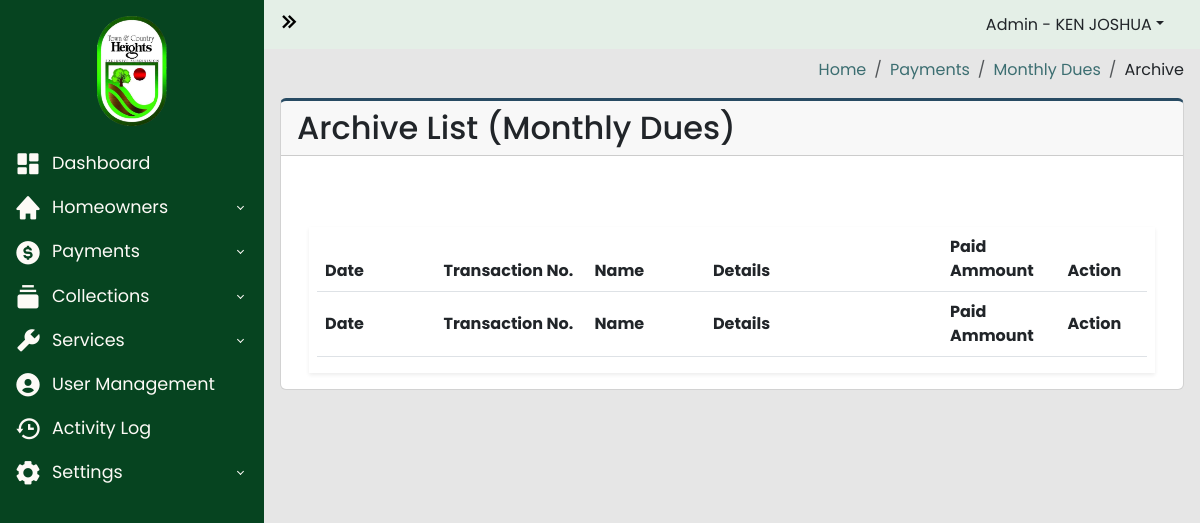
Before: /archive/archive_list_monthly_dues.php (signed in) with the older database file.
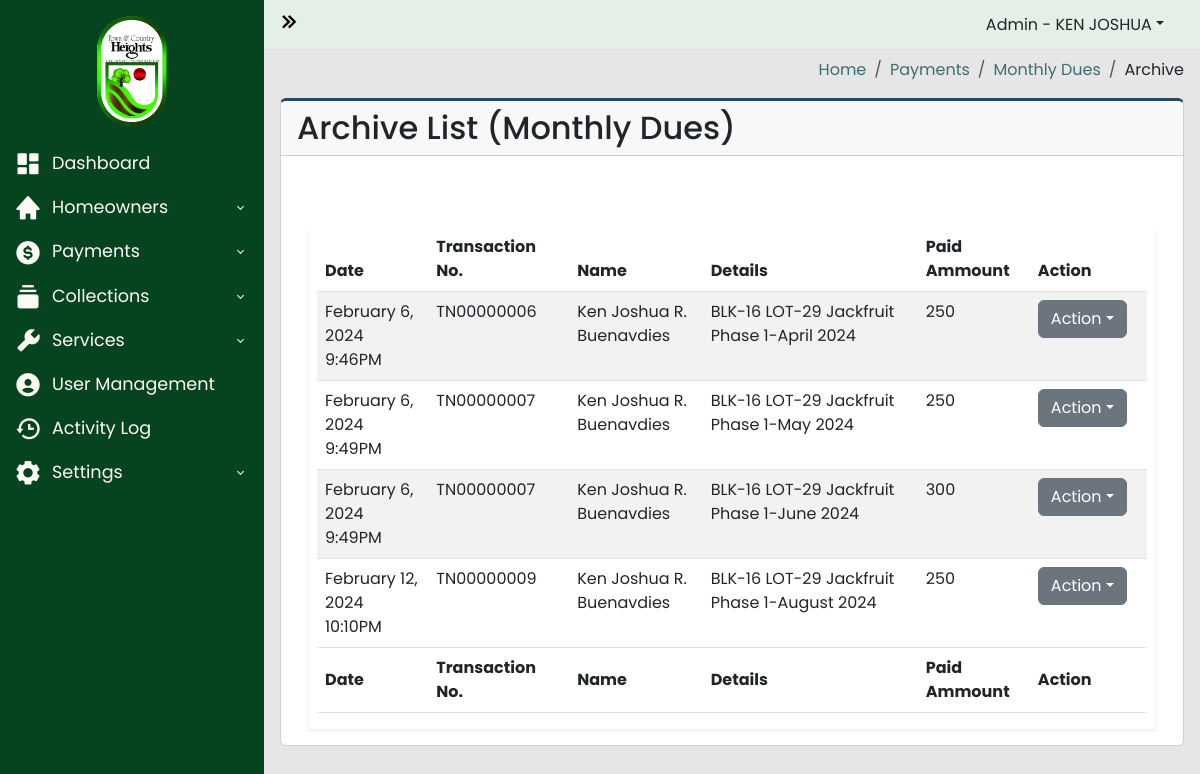
After: the same page with the newer database file.
### tables this page shows
CREATE TABLE `payments_list` (
  `id` int(100) NOT NULL,
  `transaction_number` varchar(250) NOT NULL,
  `homeowners_id` int(100) NOT NULL,
  `property_id` int(100) NOT NULL,
  `collection_id` int(255) NOT NULL,
  `collection_fee_id` int(100) NOT NULL,
  `date_created` datetime NOT NULL,
  `paid` varchar(100) NOT NULL,
  `balance` varchar(100) NOT NULL,
  `remarks` varchar(255) NOT NULL,
  `admin` varchar(255) NOT NULL,
  `archive` varchar(255) DEFAULT 'ACTIVE'
);

CREATE TABLE `homeowners_users` (
  `id` int(100) NOT NULL,
  `account_number` varchar(100) NOT NULL,
  `username` varchar(100) NOT NULL,
  `password` varchar(100) NOT NULL,
  `firstname` varchar(100) NOT NULL,
  `lastname` varchar(100) NOT NULL,
  `middle_initial` varchar(100) NOT NULL,
  `email` varchar(100) NOT NULL,
  `phone_number` varchar(100) NOT NULL,
  `blk` varchar(100) NOT NULL,
  `lot` varchar(100) NOT NULL,
  `street` varchar(100) NOT NULL,
  `phase` varchar(100) NOT NULL,
  `status` varchar(100) NOT NULL,
  `date_created` datetime NOT NULL,
  `archive` varchar(255) NOT NULL DEFAULT 'ACTIVE'
);

CREATE TABLE `property_list` (
  `id` int(100) NOT NULL,
  `homeowners_id` int(100) NOT NULL,
  `blk` varchar(100) NOT NULL,
  `lot` varchar(100) NOT NULL,
  `phase` varchar(100) NOT NULL,
  `street` varchar(100) NOT NULL,
  `tenant` int(100) DEFAULT NULL,
  `archive` varchar(255) NOT NULL DEFAULT 'ACTIVE'
);

CREATE TABLE `collection_list` (
  `id` int(255) NOT NULL,
  `property_id` int(200) NOT NULL,
  `owners_id` int(255) NOT NULL,
  `collection_fee_id` int(250) NOT NULL,
  `date_created` datetime NOT NULL,
  `balance` varchar(200) NOT NULL,
  `date_paid` datetime NOT NULL,
  `status` varchar(200) NOT NULL,
  `month` varchar(200) NOT NULL,
  `month_int` varchar(100) NOT NULL,
  `year` varchar(200) NOT NULL,
  `email_status` varchar(100) NOT NULL DEFAULT 'NOT SENT',
  `archive` varchar(255) NOT NULL DEFAULT 'ACTIVE'
);

### archive/archive_list_monthly_dues.php (the view, shortened to what this page needs)
<?php
require_once("../includes/header.php");
?>
<?php
$server = new Server;
$server->adminAuthentication();
?>
<body>
  <div class="wrapper">
    <?php
    require_once("../includes/sidebar.php");
    ?>
    <div class="main">
      <?php
      require_once("../includes/navbar.php");
      ?>
      <main class="content px-3 py-2">
        <section class="content-header d-flex justify-content-end align-items-center mb-3">
          <ol class="breadcrumb mb-0">
            <li class="breadcrumb-item"><a href="#">Home</a></li>
            <li class="breadcrumb-item"><a href="#">Payments</a></li>
            <li class="breadcrumb-item"><a href="#">Monthly Dues</a></li>
            <li class="breadcrumb-item">Archive</li>
          </ol>
        </section>
        <div class="card card-border">
          <div class="card-header">
            <h2>Archive List (Monthly Dues)</h2>
          </div>
          <div class="card-body">
            <div class="container-fluid">
              <section class="main-content">
                <div class="row">
                  <div class="col-xs-12">
                    <div class="box">
                      <div class="row header-box container-fluid d-flex align-items-center ">
                      </div>
                      <div class="body-box shadow-sm">
                        <div class="table-responsive mx-2">
                          <table id="archiveMonthlyDuesTable" class="table table-striped" style="width:100%">
                            <thead>
                              <tr>
                                <th width="10%">Date</th>
                                <th width="10%">Transaction No.</th>
                                <th width="10%">Name</th>
                                <th width="20%">Details</th>
                                <th width="5%">Paid Ammount</th>
                                <th scope="col" width="5%">Action</th>
                              </tr>
                            </thead>
                            <tbody>
                              <?php
                              $monthly_dues_num = "C007";
                              $INACTIVE = "INACTIVE";
                              $query = "SELECT
                           payments_list.transaction_number,
                           payments_list.id as payment_id,
                           payments_list.date_created as date_paid,
                           payments_list.collection_fee_id,
                           payments_list.paid,
                           homeowners_users.firstname,
                           homeowners_users.middle_initial,
                           homeowners_users.lastname,
                           property_list.blk as property_blk,
                           property_list.lot as property_lot,
                           property_list.street as property_street,
                           property_list.phase as property_phase,
                           collection_list.month as collection_month,
                           collection_list.year as collection_year,
                           collection_list.id as collection_id
                           FROM payments_list
                           INNER JOIN homeowners_users ON payments_list.homeowners_id = homeowners_users.id
                           INNER JOIN property_list ON payments_list.property_id = property_list.id
                           INNER JOIN collection_list ON payments_list.collection_id = collection_list.id
                           INNER JOIN collection_fee ON payments_list.collection_fee_id = collection_fee.id
                           WHERE collection_fee.collection_fee_number = :monthly_dues_num AND payments_list.archive = :INACTIVE
                           ";
                              $data = ["monthly_dues_num" => $monthly_dues_num, "INACTIVE" => $INACTIVE];
                              $connection = $server->openConn();
                              $stmt = $connection->prepare($query);
                              $stmt->execute($data);
                              if ($stmt->rowCount() > 0) {
                                while ($result = $stmt->fetch()) {
                                  $date_paid = $result['date_paid'];
                                  $transaction_number = $result['transaction_number'];
                                  $firstname = $result['firstname'];
                                  $middle_initial = $result['middle_initial'];
                                  $lastname = $result['lastname'];
                                  $blk = $result['property_blk'];
                                  $lot = $result['property_lot'];
                                  $street = $result['property_street'];
                                  $phase = $result['property_phase'];
                                  $collection_month = $result['collection_month'];
                                  $collection_year = $result['collection_year'];
                                  $paid_amount = $result['paid'];
                              ?>
                                  <tr>
                                    <td><?php echo date("F j, Y g:iA", strtotime($date_paid)); ?></td>
                                    <td><?php echo $transaction_number; ?></td>
                                    <td><?php echo $firstname . " " . $middle_initial . " " . $lastname; ?></td>
                                    <td><?php echo "BLK-" . $blk . " LOT-" . $lot . " " . $street . " " . $phase . "-" . $collection_month . " " . $collection_year; ?></td>
                                    <td><?php echo $paid_amount; ?></td>
                                    <td>
                                      <div class="dropdown">
                                        <a href="#" class="btn btn-secondary dropdown-toggle" data-bs-toggle="dropdown">Action</a>
                                      </div>
                                    </td>
                                  </tr>
                              <?php
                                }
                              }
                              ?>
                            </tbody>
                            <tfoot>
                              <tr>
                                <th width="10%">Date</th>
                                <th width="10%">Transaction No.</th>
                                <th width="10%">Name</th>
                                <th width="20%">Details</th>
                                <th width="5%">Paid Ammount</th>
                                <th scope="col" width="5%">Action</th>
                              </tr>
                            </tfoot>
                          </table>
                        </div>
                      </div>
                    </div>
                  </div>
                </div>
              </section>
            </div>
          </div>
        </div>
      </main>
    </div>
  </div>
  <?php
  include("../includes/footer.php");
  ?>

### includes/header.php (shortened to what this page needs)
<!DOCTYPE html>
<html lang="en">
<head>
  <link href="https://cdn.jsdelivr.net/npm/bootstrap@5.3.2/dist/css/bootstrap.min.css" rel="stylesheet">
  <link rel="stylesheet" href="https://cdnjs.cloudflare.com/ajax/libs/twitter-bootstrap/5.3.0/css/bootstrap.min.css">
  <link rel="stylesheet" href="https://cdn.datatables.net/1.13.7/css/dataTables.bootstrap5.min.css">
  <link rel="stylesheet" type="text/css" href="https://cdn.jsdelivr.net/npm/daterangepicker/daterangepicker.css" />
  <link href="https://unpkg.com/boxicons@2.1.4/css/boxicons.min.css" rel="stylesheet" />
  <link rel="stylesheet" href="../styles/yearpicker.css" />
  <link rel="stylesheet" href="../styles/general.css">
  <link rel="stylesheet" href="../styles/admin-dashboard.css">
  <link rel="stylesheet" href="../styles/login.css">
  <link rel="stylesheet" href="../styles/signup.css">
</head>

### includes/sidebar.php (shortened to what this page needs)
<aside id="sidebar" class="">
  <div class="">
    <div class="sidebar-logo">
      <a href="#"><img class="logo-img" src="../img/logo.png" alt=""></a>
    </div>
    <ul class="sidebar-nav">
      <li class="sidebar-item">
        <div class="d-grid">
          <button class="btn dashboard-btn btn-sidebar btn-dashboard">
            <a href="../admin-panel/dashboard.php" class="sidebar-link "><i class="bx bxs-dashboard bx-tada-hover"></i>Dashboard</a>
          </button>
        </div>
      </li>
      <li class="sidebar-item">
        <div class="d-grid">
          <button class="btn btn-sidebar btn-dashboard-dropdown btn-homeowners">
            <a href="#" class="sidebar-link collapsed" type="button" data-bs-toggle="collapse" data-bs-target="#sidebar-dropdown-homeowners"><i class="bx bxs-home bx-tada-hover"></i>Homeowners</i></a>
          </button>
        </div>
      </li>
      <li class="sidebar-item">
        <div class="d-grid">
          <button class="btn btn-sidebar btn-dashboard-dropdown">
            <a href="#" class="sidebar-link collapsed sidebar-dropdown-btn" type="button" data-bs-toggle="collapse" data-bs-target="#sidebar-dropdown-payments"><i class="bx bxs-dollar-circle bx-tada-hover"></i>Payments</a>
          </button>
        </div>
      </li>
      <li class="sidebar-item">
        <div class="d-grid">
          <button class="btn btn-sidebar btn-dashboard-dropdown">
            <a href="#" class="sidebar-link collapsed sidebar-dropdown-btn" data-bs-toggle="collapse" data-bs-target="#sidebar-dropdown-collections"><i class="bx bxs-collection bx-tada-hover"></i>Collections</a>
          </button>
        </div>
      </li>
      <li class="sidebar-item">
        <div class="d-grid">
          <button class="btn btn-sidebar btn-dashboard-dropdown">
            <a href="#" class="sidebar-link collapsed sidebar-dropdown-btn" data-bs-toggle="collapse" data-bs-target="#sidebar-dropdown-services"><i class="bx bxs-wrench bx-tada-hover"></i>Services</a>
          </button>
        </div>
      </li>
      <li class="sidebar-item">
        <div class="d-grid">
          <button class="btn user-btn btn-sidebar btn-dashboard">
            <a href="../admin-panel/user.php" class="sidebar-link "><i class="bx bxs-user-circle bx-tada-hover"></i>User Management</a>
          </button>
        </div>
      </li>
      <li class="sidebar-item">
        <div class="d-grid">
          <button class="btn btn-sidebar btn-dashboard-dropdown">
            <a href="../admin-panel/activity-log.php" class="sidebar-link collapsed sidebar-dropdown-btn"><i class="bx bx-history bx-tada-hover"></i>Activity Log</a>
          </button>
        </div>
      </li>
      <li class="sidebar-item">
        <div class="d-grid">
          <button class="btn btn-sidebar btn-dashboard-dropdown">
            <a href="#" class="sidebar-link collapsed sidebar-dropdown-btn" data-bs-toggle="collapse" data-bs-target="#sidebar-dropdown-settings"><i class="bx bxs-cog bx-tada-hover"></i>Settings</a>
          </button>
        </div>
      </li>
    </ul>
  </div>
</aside>

### includes/navbar.php (shortened to what this page needs)
<nav class="navbar">
  <div class="container-fluid">
    <button id="sidebar-toggler-btn" type="button">
      <i id="chevron-right" class="bx bx-chevrons-right fs-3"></i>
    </button>
      <div class="nav-item dropdown me-4">
        <button  class="nav-link dropdown-toggle" role="button" data-bs-toggle="dropdown">Admin - <?php echo $_SESSION['firstname']; ?></button>
      </div>
  </div>
</nav>

### includes/footer.php (shortened to what this page needs)
</body>
</html>

### styles/yearpicker.css (style rules this page uses)
:root { --background-color: #fff; --border-color: #ccc; --text-color: #555; --selected-text-color: rgb(56, 241, 164); --hover-background-color: #eee; }

### styles/general.css (style rules this page uses)
* { padding: 0; margin: 0; box-sizing: border-box; font-family: Poppins, sans-serif; }

### styles/admin-dashboard.css (style rules this page uses)
* { padding: 0; margin: 0; box-sizing: border-box; font-family: Poppins, sans-serif; }
body { background-image: url("../img/town_and_country_heights.jpg"); background-size: cover; background-repeat: no-repeat; background-attachment: fixed; }
.content { margin-top: 50px; }
.wrapper { display: flex; align-items: stretch; width: 100%; overflow: hidden; min-height: 100vh; }
.main { background-color: #e6e6e6; margin-left: 264px; transition: 0.6s ease; }
#sidebar { position: fixed; top: 0; bottom: 0; max-width: 264px; min-width: 264px; background-color: #064420; transition: 0.6s ease; }
.main { display: flex; flex-direction: column; width: 100%; overflow: hidden; }
.navbar { left: 264px; right: 0; z-index: 100; position: fixed; background-color: #E4EFE7; transition: 0.6s ease; }
.sidebar-logo { margin: 1rem 2rem; display: flex; justify-content: center; }
.sidebar-logo a { text-decoration: none; color: #FAF1E6; font-size: 2rem; }
.logo-img { height: 110px; }
#sidebar-toggler-btn { border: none; background-color: transparent; }
.sidebar-nav { flex-grow: 1; list-style: none; padding-left: 0; }
.sidebar-link { text-decoration: none; font-size: 1.1rem; display: block; padding: 6px 12px; }
.bxs-dashboard, .bxs-home, .bxs-dollar-circle, .bxs-collection, .bxs-wrench, .bxs-user-circle, .bx-history, .bxs-cog, .bxs-archive, .bx-mail-send { margin-right: 10px; vertical-align: middle; font-size: 1.75rem; }
.sidebar-link, .bxs-dashboard { color: #FDFAF6; }
.sidebar-link[data-bs-toggle="collapse"]::after { border: solid; border-width: 0 .075rem .075rem 0; content: ""; display: inline-block; padding: 2px; position: absolute; right: 1.2rem; top: 1rem; transform: rotate(-135deg); transition: all .2s ease-out; }
.sidebar-link[data-bs-toggle="collapse"].collapsed::after { transform: rotate(45deg); transition: all .2s ease-out; }
.btn-dashboard, .btn-dashboard-dropdown { padding: 0px; text-align: left; position: relative; border: 2px solid transparent !important; }
h2 { margin: 0; }
.breadcrumb-item a { text-decoration: none; color: #3C6E71; }
.header-box { height: 55px; background-color: white; }
.body-box { background-color: white; }
.card-border { border-top: 3px solid #284B63 ; }

### styles/login.css (style rules this page uses)
* { font-family: 'Poppins', sans-serif; }

### styles/signup.css (style rules this page uses)
* { font-family: 'Poppins', sans-serif; }

Changed rows visible on the page:
added payments_list: date_created "February 6, 2024 9:46PM", transaction_number "TN00000006", homeowners_users.firstname "Ken Joshua", homeowners_users.middle_initial "R.", homeowners_users.lastname "Buenavdies", property_list.blk "16", property_list.lot "29", property_list.street "Jackfruit", property_list.phase "Phase 1", collection_list.month "April", collection_list.year "2024", paid "250"
added payments_list: date_created "February 6, 2024 9:49PM", transaction_number "TN00000007", homeowners_users.firstname "Ken Joshua", homeowners_users.middle_initial "R.", homeowners_users.lastname "Buenavdies", property_list.blk "16", property_list.lot "29", property_list.street "Jackfruit", property_list.phase "Phase 1", collection_list.month "May", collection_list.year "2024", paid "250"
added payments_list: date_created "February 6, 2024 9:49PM", transaction_number "TN00000007", homeowners_users.firstname "Ken Joshua", homeowners_users.middle_initial "R.", homeowners_users.lastname "Buenavdies", property_list.blk "16", property_list.lot "29", property_list.street "Jackfruit", property_list.phase "Phase 1", collection_list.month "June", collection_list.year "2024", paid "300"
added payments_list: date_created "February 12, 2024 10:10PM", transaction_number "TN00000009", homeowners_users.firstname "Ken Joshua", homeowners_users.middle_initial "R.", homeowners_users.lastname "Buenavdies", property_list.blk "16", property_list.lot "29", property_list.street "Jackfruit", property_list.phase "Phase 1", collection_list.month "August", collection_list.year "2024", paid "250"
